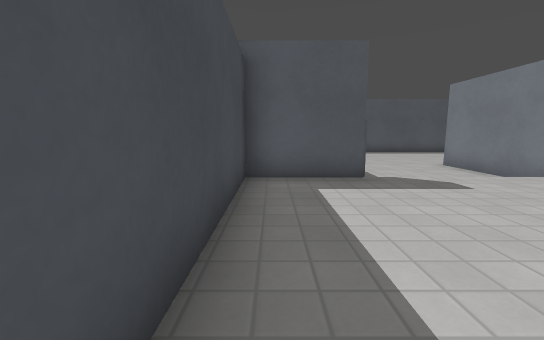
View 1 (above)

14 first-person views from a walk through a level from a Godot 3-D game. The camera is 1.2 m above the floor, tilts 8° down and sees 90° across. The floor is counted in squares, 1 m on a side. Each view is taken from the middle of a square. On the plan, view 1 faces up. The plan holds only what a view shows up to about 13 squares ahead; the rest is blank. Characters and animated objects are not drawn. Surface patterns are stand-ins for the level's own textures.

View 2
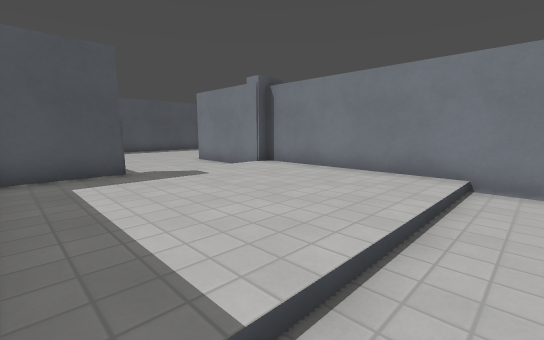

View 3
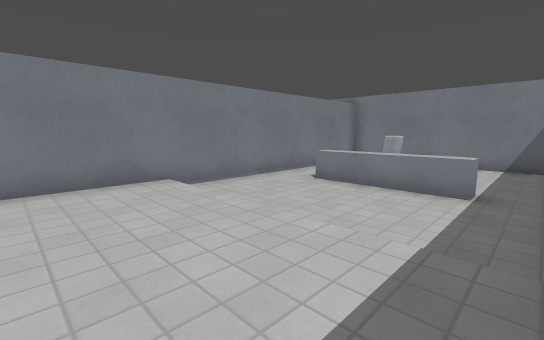

View 4
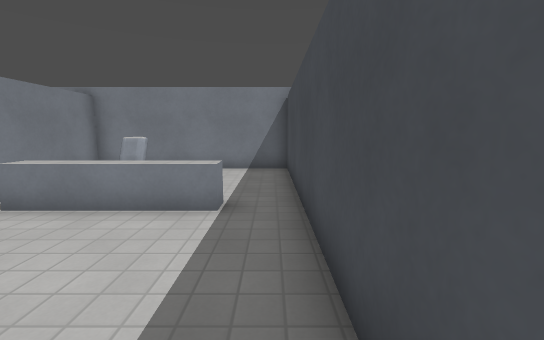

View 5
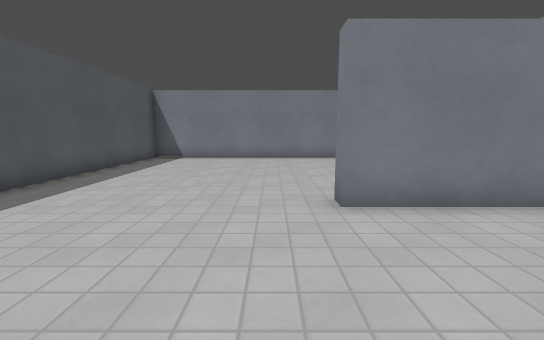

View 6
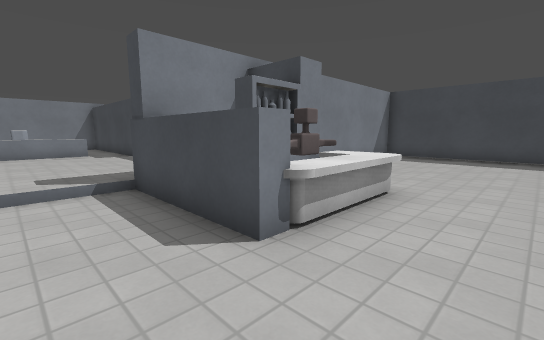

View 7
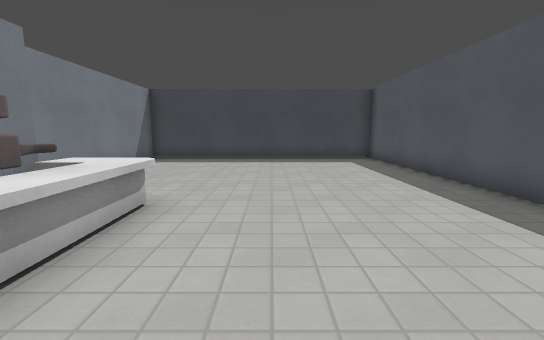

View 8
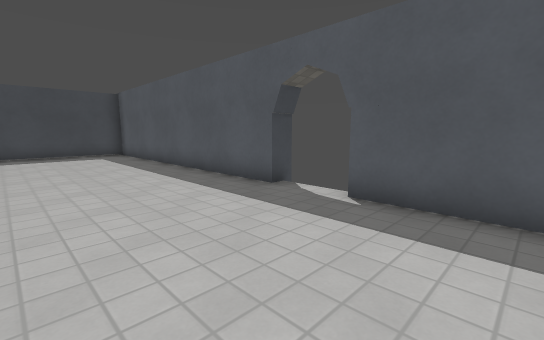

View 9
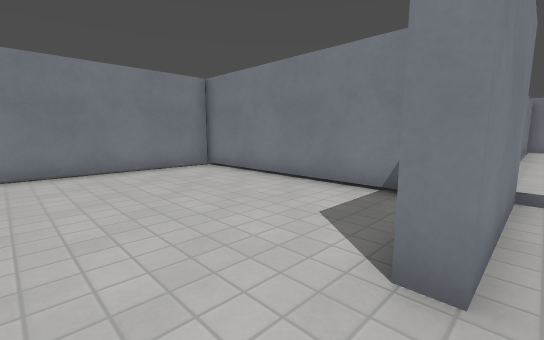

View 10
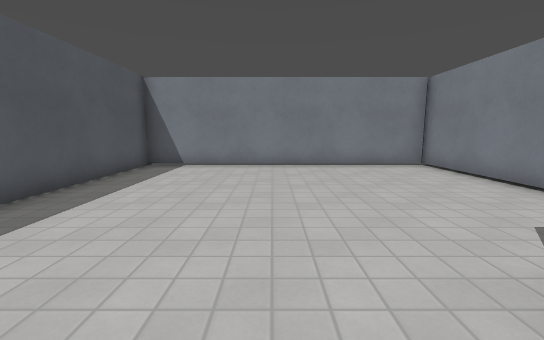

View 11
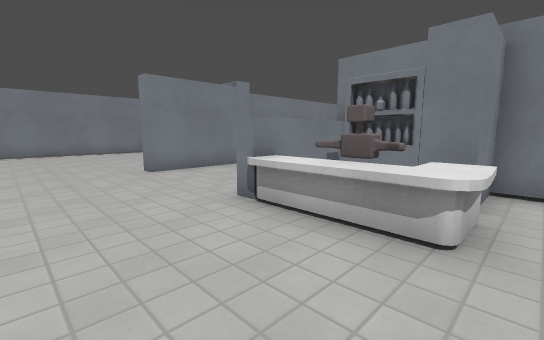

View 12
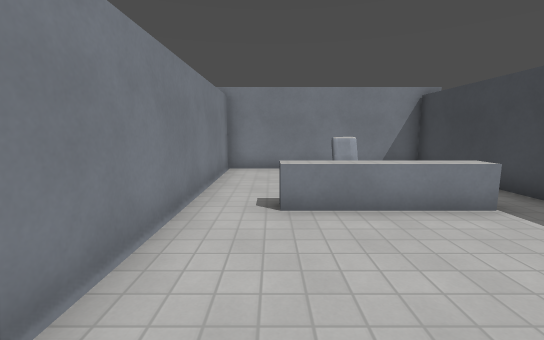

View 13
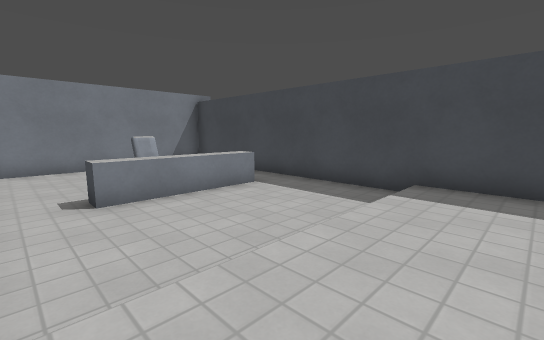

View 14
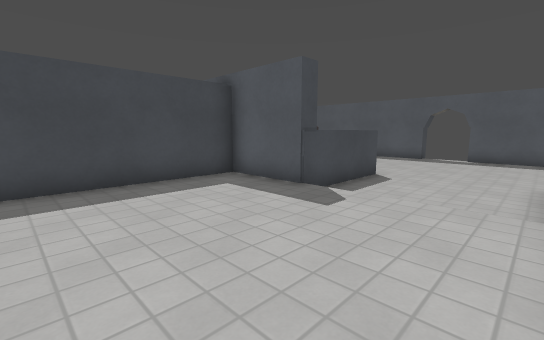

### Floor plan
Key: @ floor where view 1 was taken; # wall or solid block; . main floor; : floor 0.25 m higher than the main floor; / step, stairs or slope; ^ raised ledge.
Columns run from 10 left of view 1 to 15 right of it. Each row starts with its distance up from view 1.
 17 ############  ############
 16 #........................#
 15 #........................#
 14 #........................#
 13 #........................#
 12 #........................#
 11 #........................#
 10 #........^^^^............#
  9 #........^^^^....#.......#
  8 #.....  .###^....#.......#
  7 #..     .###^....#.......#
  6 #############////#########
  5          #:::::::#
  4          #:::::::#
  3          #:::::::#
  2          #:::::::#
  1          #:::::::#
  0          #@//////#
 -1          #.......#
 -2          #.......#
 -3          #.......#
 -4          #.^^^^^.#
 -5          #.. ^ ..#
 -6          #..   ..#
 -7          #..  ...#
 -8          #... ...#
 -9          #... ...#
-10          #########

Positions as (right, up) in squares from view 1, and headings:
1: (0, 0), facing up
2: (0, -1), facing up-right
3: (0, 3), facing down-right
4: (0, 1), facing down
5: (2, 11), facing right
6: (4, 12), facing down-left
7: (3, 12), facing left
8: (6, 12), facing up-left
9: (6, 12), facing down-right
10: (5, 12), facing right
11: (-2, 13), facing down-right
12: (5, 1), facing down
13: (6, 2), facing down-left
14: (6, 1), facing up-left
